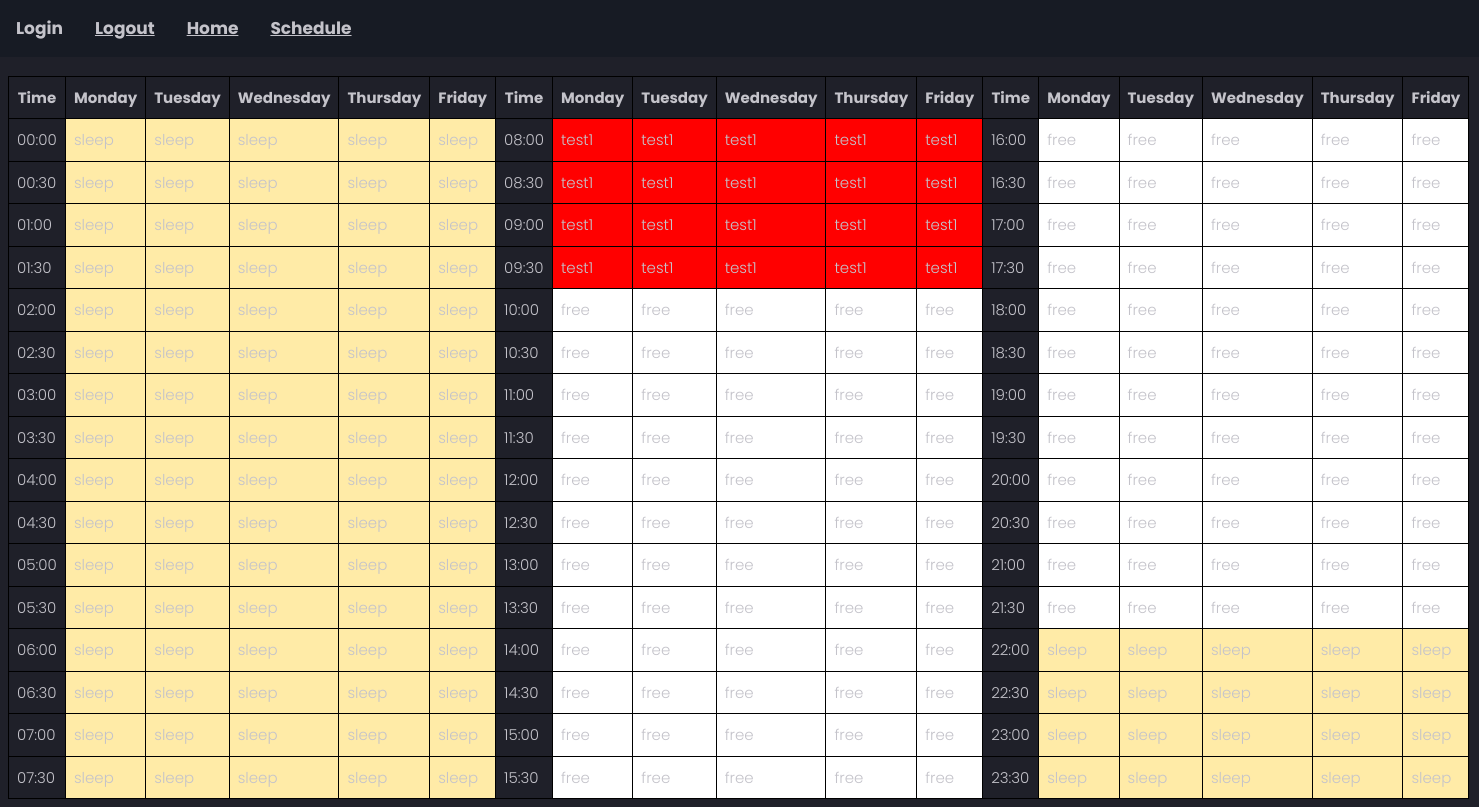
/schedule (signed in), run on the app's committed database.
### website/models.py (models this page shows)
class Task (db.Model):
    id = db.Column(db.Integer, primary_key=True)
    data = db.Column(db.String(10000))
    date = db.Column(db.DateTime(timezone=True), default=func.now())
    timePreference = db.Column(db.Integer)
    deadline = db.Column(db.Integer)
    timeRequired = db.Column(db.Integer)
    user_id = db.Column(db.Integer, db.ForeignKey('user.id'))

### website/schedule.py (the view)
@schedule.route('/schedule', methods=['GET', 'POST'])
@login_required
def display_schedule():
    schedule_data = generate_schedule()
    return render_template("schedule.html", schedule=schedule_data)

### website/__init__.py (called while the page is built)
def create_app():
    app = Flask(__name__)
    app.config['SECRET_KEY'] = 'mysecretkeymysecretkey'
    app.config['SQLALCHEMY_DATABASE_URI'] = f'sqlite:///{DB_NAME}'
    db.init_app(app)
    login_manager = LoginManager()
    login_manager.login_view = 'auth.login'
    login_manager.init_app(app)
    from .views import views
    from .auth import auth
    from .schedule import schedule
    app.register_blueprint(views, url_prefix='/')
    app.register_blueprint(auth, url_prefix='/')
    app.register_blueprint(schedule, url_prefix='/')
    from .models import User, Task, ReservedTime, WakeUpTime
    with app.app_context():
        db.create_all()
    @login_manager.user_loader
    def load_user(id):
        return User.query.get(int(id))
    return app

### website/service.py (called while the page is built)
def add_task(week, eventID=0, time=0, timePreference=1, wakeUpTime=0, deadline=5):
    if eventID == 0:
        return week, True
    if timePreference == 0:
        week, timeLeft = addEventHelper(week, eventID, time, wakeUpTime, deadline)
        if timeLeft > 0:
            week, timeLeft = addEventHelper(week, eventID, time, 24, deadline)
    elif timePreference == 1:
        week, timeLeft = addEventHelper(week, eventID, time, 24, deadline)
        if timeLeft > 0:
            week, timeLeft = addEventHelper(week, eventID, time, wakeUpTime, deadline)
    else:
        week, timeLeft = addEventHelper(week, eventID, time, 24 + 12, deadline)
        if timeLeft > 0:
            week, timeLeft = addEventHelper(week, eventID, time, wakeUpTime, deadline)
    if timeLeft > 0:
        return week, False
    else:
        return week, True

def addEventHelper(week, eventID, time, startTime, endDate):
    for i in range(startTime, startTime + 24):
        if time == 0 or i >= 48:
            return week, time
        for j in range(endDate + 1):
            if week[i, j] == 0:
                if time == 0:
                    return week, time
                else:
                    week[i, j] = eventID
                    time -= 1

def add_sleep_time(week, wakeUpTime=8):
    for i in range(0, wakeUpTime):
        for j in range(0, 5):
            if week[i, j] == 0:
                week[i, j] = 1
    for i in range(44, 48):
        for j in range(0, 5):
            if week[i, j] == 0:
                week[i, j] = 1
    return week

### website/templates/schedule.html (shortened to what this page needs)
{% extends "base.html" %}
{% block content %}
<!DOCTYPE html>
<html>
<head>
    <link rel="stylesheet" href="{{ url_for('static', filename='style.css') }}">
</head>
<body>
    <h2>Schedule</h2>
    <table>
        <tr>
            <th>Time</th>
            <th>Monday</th>
            <th>Tuesday</th>
            <th>Wednesday</th>
            <th>Thursday</th>
            <th>Friday</th>
            <th>Time</th>
            <th>Monday</th>
            <th>Tuesday</th>
            <th>Wednesday</th>
            <th>Thursday</th>
            <th>Friday</th>
            <th>Time</th>
            <th>Monday</th>
            <th>Tuesday</th>
            <th>Wednesday</th>
            <th>Thursday</th>
            <th>Friday</th>
        </tr>
        {% for row in schedule %}
        <tr>
            <td>{{ row.time1 }}</td>
            <td class="{{ row.monday1['class'] }}">{{ row.monday1['data'] }}</td>
            <td class="{{ row.tuesday1['class'] }}">{{ row.tuesday1['data'] }}</td>
            <td class="{{ row.wednesday1['class'] }}">{{ row.wednesday1['data'] }}</td>
            <td class="{{ row.thursday1['class'] }}">{{ row.thursday1['data'] }}</td>
            <td class="{{ row.friday1['class'] }}">{{ row.friday1['data'] }}</td>
            <td>{{ row.time2 }}</td>
            <td class="{{ row.monday2['class'] }}">{{ row.monday2['data'] }}</td>
            <td class="{{ row.tuesday2['class'] }}">{{ row.tuesday2['data'] }}</td>
            <td class="{{ row.wednesday2['class'] }}">{{ row.wednesday2['data'] }}</td>
            <td class="{{ row.thursday2['class'] }}">{{ row.thursday2['data'] }}</td>
            <td class="{{ row.friday2['class'] }}">{{ row.friday2['data'] }}</td>
            <td>{{ row.time3 }}</td>
            <td class="{{ row.monday3['class'] }}">{{ row.monday3['data'] }}</td>
            <td class="{{ row.tuesday3['class'] }}">{{ row.tuesday3['data'] }}</td>
            <td class="{{ row.wednesday3['class'] }}">{{ row.wednesday3['data'] }}</td>
            <td class="{{ row.thursday3['class'] }}">{{ row.thursday3['data'] }}</td>
            <td class="{{ row.friday3['class'] }}">{{ row.friday3['data'] }}</td>
        </tr>
        {% endfor %}
    </table>
</body>
</html>
{% endblock %}

### website/templates/base.html (shortened to what this page needs)
<!DOCTYPE html>
<html>
  <head>
    <link rel="stylesheet" href="{{ url_for('static', filename='login.css') }}">
  </head>
  <body>
            <div class="topnav">
                <a class="nav-item nav-link" id="login" href="/login">Login</a>
                <a class="nav-item nav-link" id="logout" href="/logout">Logout</a>
                <a class="nav-item nav-link" id="Home" href="/">Home</a>
                <a class="nav-item nav-link" id="schedule" href="/schedule">Schedule</a>
            </div>
    <div class="container">
    {% block content %}
    {% endblock %}
    </div>
    </body>
</html>

### website/static/login.css (style rules this page uses)
body { font-family: 'Poppins', sans-serif; font-weight: 300; font-size: 15px; line-height: 1.7; color: #c4c3ca; background-color: #1f2029; overflow-x: hidden; }
a { cursor: pointer; transition: all 200ms linear; }
h2 { font-weight: 600; }

### website/static/style.css (style rules this page uses)
body { font-family: 'Poppins', sans-serif; font-weight: 300; font-size: 15px; line-height: 1.7; color: #c4c3ca; background-color: #1f2029; overflow-x: hidden; }
table { border-collapse: collapse; }
th, td { border: 1px solid black; padding: 8px; }
.task-0 { background-color: white; }
.task-1 { background-color: #ffeba7; }
.task-2 { background-color: red; }

### website/templates/base.html (style rules this page uses)
.topnav { position: fixed; top: 0; left: 0; width: 100%; overflow: hidden; background-color: #171b24; z-index: 1000; }
.topnav a { float: left; color: #c4c3ca; text-align: center; padding: 14px 16px; font-weight: 650; font-size: 17px; }

### data on the page
Task: monday2.data "test1" "test1" "test1" "test1", tuesday2.data "test1" "test1" "test1" "test1", wednesday2.data "test1" "test1" "test1" "test1", thursday2.data "test1" "test1" "test1" "test1", friday2.data "test1" "test1" "test1" "test1"

### other printed values
{{ row.time1 }} "00:00" "00:30" "01:00" "01:30" "02:00" "02:30" "03:00" "03:30" "04:00" "04:30" "05:00" "05:30" "06:00" "06:30" "07:00" "07:30"
{{ row.monday1['data'] }} "sleep" "sleep" "sleep" "sleep" "sleep" "sleep" "sleep" "sleep" "sleep" "sleep" "sleep" "sleep" "sleep" "sleep" "sleep" "sleep"
{{ row.tuesday1['data'] }} "sleep" "sleep" "sleep" "sleep" "sleep" "sleep" "sleep" "sleep" "sleep" "sleep" "sleep" "sleep" "sleep" "sleep" "sleep" "sleep"
{{ row.wednesday1['data'] }} "sleep" "sleep" "sleep" "sleep" "sleep" "sleep" "sleep" "sleep" "sleep" "sleep" "sleep" "sleep" "sleep" "sleep" "sleep" "sleep"
{{ row.thursday1['data'] }} "sleep" "sleep" "sleep" "sleep" "sleep" "sleep" "sleep" "sleep" "sleep" "sleep" "sleep" "sleep" "sleep" "sleep" "sleep" "sleep"
{{ row.friday1['data'] }} "sleep" "sleep" "sleep" "sleep" "sleep" "sleep" "sleep" "sleep" "sleep" "sleep" "sleep" "sleep" "sleep" "sleep" "sleep" "sleep"
{{ row.time2 }} "08:00" "08:30" "09:00" "09:30" "10:00" "10:30" "11:00" "11:30" "12:00" "12:30" "13:00" "13:30" "14:00" "14:30" "15:00" "15:30"
{{ row.time3 }} "16:00" "16:30" "17:00" "17:30" "18:00" "18:30" "19:00" "19:30" "20:00" "20:30" "21:00" "21:30" "22:00" "22:30" "23:00" "23:30"
{{ row.monday3['data'] }} "free" "free" "free" "free" "free" "free" "free" "free" "free" "free" "free" "free" "sleep" "sleep" "sleep" "sleep"
{{ row.tuesday3['data'] }} "free" "free" "free" "free" "free" "free" "free" "free" "free" "free" "free" "free" "sleep" "sleep" "sleep" "sleep"
{{ row.wednesday3['data'] }} "free" "free" "free" "free" "free" "free" "free" "free" "free" "free" "free" "free" "sleep" "sleep" "sleep" "sleep"
{{ row.thursday3['data'] }} "free" "free" "free" "free" "free" "free" "free" "free" "free" "free" "free" "free" "sleep" "sleep" "sleep" "sleep"
{{ row.friday3['data'] }} "free" "free" "free" "free" "free" "free" "free" "free" "free" "free" "free" "free" "sleep" "sleep" "sleep" "sleep"
{{ row.monday2['data'] }} "free" "free" "free" "free" "free" "free" "free" "free" "free" "free" "free" "free"
{{ row.tuesday2['data'] }} "free" "free" "free" "free" "free" "free" "free" "free" "free" "free" "free" "free"
